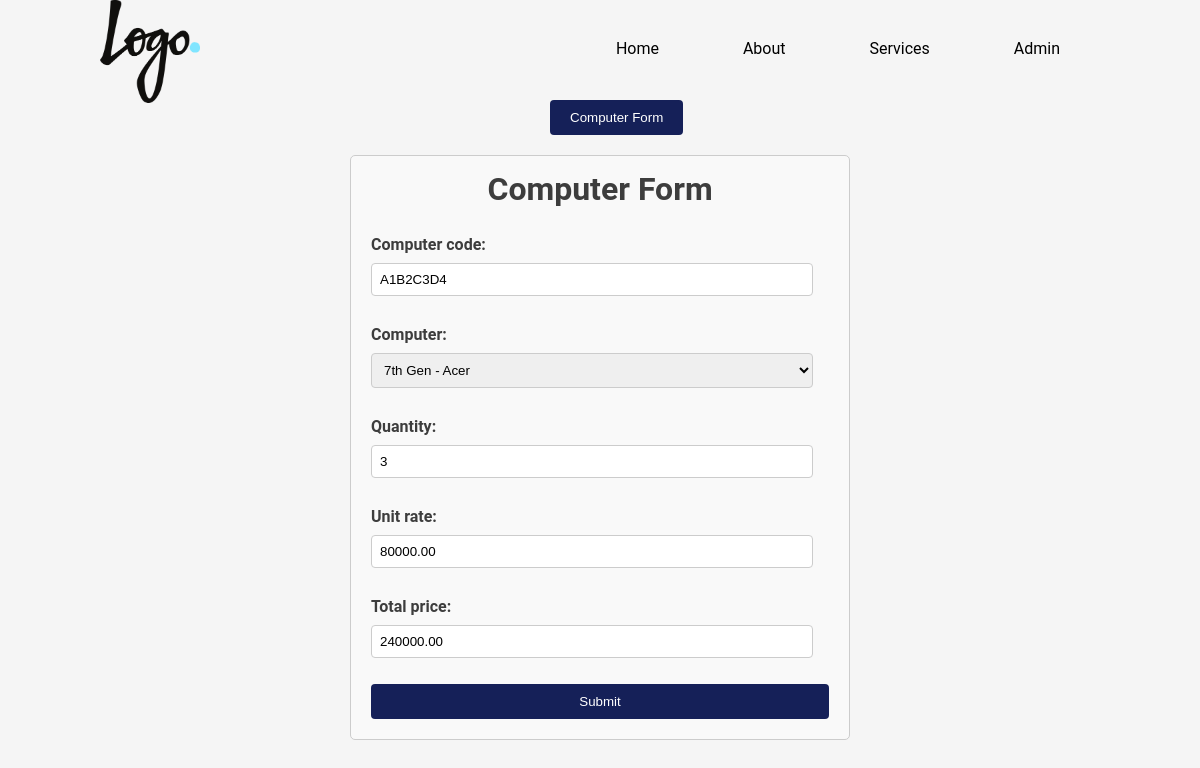
The app's page /update/1/ with its own data.
### computer/models.py (models this page shows, shortened)
class Computer(models.Model):
    computer_code = models.CharField(max_length=100, unique=True)
    computer = models.ForeignKey(ComputerSpecification, on_delete=models.CASCADE)
    quantity = models.IntegerField()
    unit_rate = models.DecimalField(max_digits=10, decimal_places=2)
    total_price = models.DecimalField(max_digits=10, decimal_places=2, blank=True, null=True)

### computer/views.py (the view)
# urls.py: path('update/<int:pk>/', ComputerUpdateView.as_view(), name='computer_update'),
class ComputerUpdateView(UpdateView):
    model = Computer
    template_name = 'computer_form.html'
    fields = '__all__'
    success_url = '/list/'

### computer/models.py (called while the page is built)
    def __str__(self):
        return f"{self.generation} - {self.brand.brand_name}"

### computer/templates/computer_form.html (shortened to what this page needs)
<!DOCTYPE html>
<html lang="en">
<head>
</head>
<body>
<div class="site-wrapper">
{% load static %}
    <header class="site-header">
      <div class="container clearfix">
        <div class="logo">
            <a href="{% url 'computer_list' %}"><img src="{% static 'Logo_TV_2015.svg.png'%}" alt=""></a>
        </div>
        <nav class="main-menu">
          <ul>
            <li><a href="">Home</a></li>
            <li><a href="">About</a></li>
            <li><a href="">Services</a></li>
            <li><a onclick="window.location.href='{% url 'admin:index' %}'">Admin</a></li>
          </ul>
        </nav>
      </div>
    </header>
    <Button class="form-button" onclick="toggleForm()">Computer Form</Button>
    <div class="form-container" id="formContainer">
        <h1>Computer Form</h1>
        <form method="post">
            {{ form.as_p }}
            <button type="submit">Submit</button>
        </form>
    </div>
</div>
</body>
</html>

### computer/templates/computer_form.html (style rules this page uses)
html, body { margin: 0; padding: 0; font-family: 'Roboto', 'Sans Serif', serif; font-weight: 400; }
* { -webkit-box-sizing: border-box; -moz-box-sizing: border-box; box-sizing: border-box; }
a { -webkit-transition: 0.3s all cubic-bezier(0.66, 0.04, 0.5, 1.08); -moz-transition: 0.3s all cubic-bezier(0.66, 0.04, 0.5, 1.08); transition: 0.3s all cubic-bezier(0.66, 0.04, 0.5, 1.08); text-decoration: none; }
img { max-width: 100%; }
h1 { text-align: center; margin-bottom: 30px; }
.clearfix:before, .clearfix:after { clear: both; display: block; content: ""; }
body { font-size: 16px; color: #3d3d3d; line-height: 26px; background-color: #f5f5f5; }
.site-wrapper { max-width: 1000px; margin: 0 auto; }
.site-header { background: #f5f5f5; width: 100%; }
.site-header>.container { width: 100%; }
.site-header .container .logo { height: 100px; width: 100px; float: left; }
.site-header .main-menu ul { list-style: none; float: right; padding: 0; }
.site-header .main-menu>ul>li { display: inline-block; padding: 20px 10px; }
.site-header .main-menu ul li a { padding: 20px 30px; color: black; }
.form-button { margin-left: 45%; }
.form-container { width: 50%; margin: 0 auto; padding: 20px; border: 1px solid #ccc; border-radius: 5px; background-color: #152058; display: block; }
.form-button { padding: 10px 20px; background-color: #152058; color: white; border: none; border-radius: 4px; cursor: pointer; transition: background-color 0.3s; }
.form-container { width: 50%; margin: 20px auto; padding: 20px; border: 1px solid #ccc; border-radius: 5px; background-color: #f9f9f9; display: block; }
.form-container h1 { margin-top: 0; }
.form-container form { margin-top: 20px; }
.form-container label { font-weight: bold; display: block; margin-bottom: 5px; }
.form-container input[type="text"], .form-container input[type="number"], .form-container select { width: calc(100% - 16px); padding: 8px; border: 1px solid #ccc; border-radius: 4px; box-sizing: border-box; margin-bottom: 10px; }
.form-container button[type="submit"] { width: 100%; padding: 10px; background-color: #152058; color: white; border: none; border-radius: 4px; cursor: pointer; }

### records on screen
Computer: computer_code "A1B2C3D4", computer "7th Gen - Acer", quantity "3", unit_rate "80000.00", total_price "240000.00"
